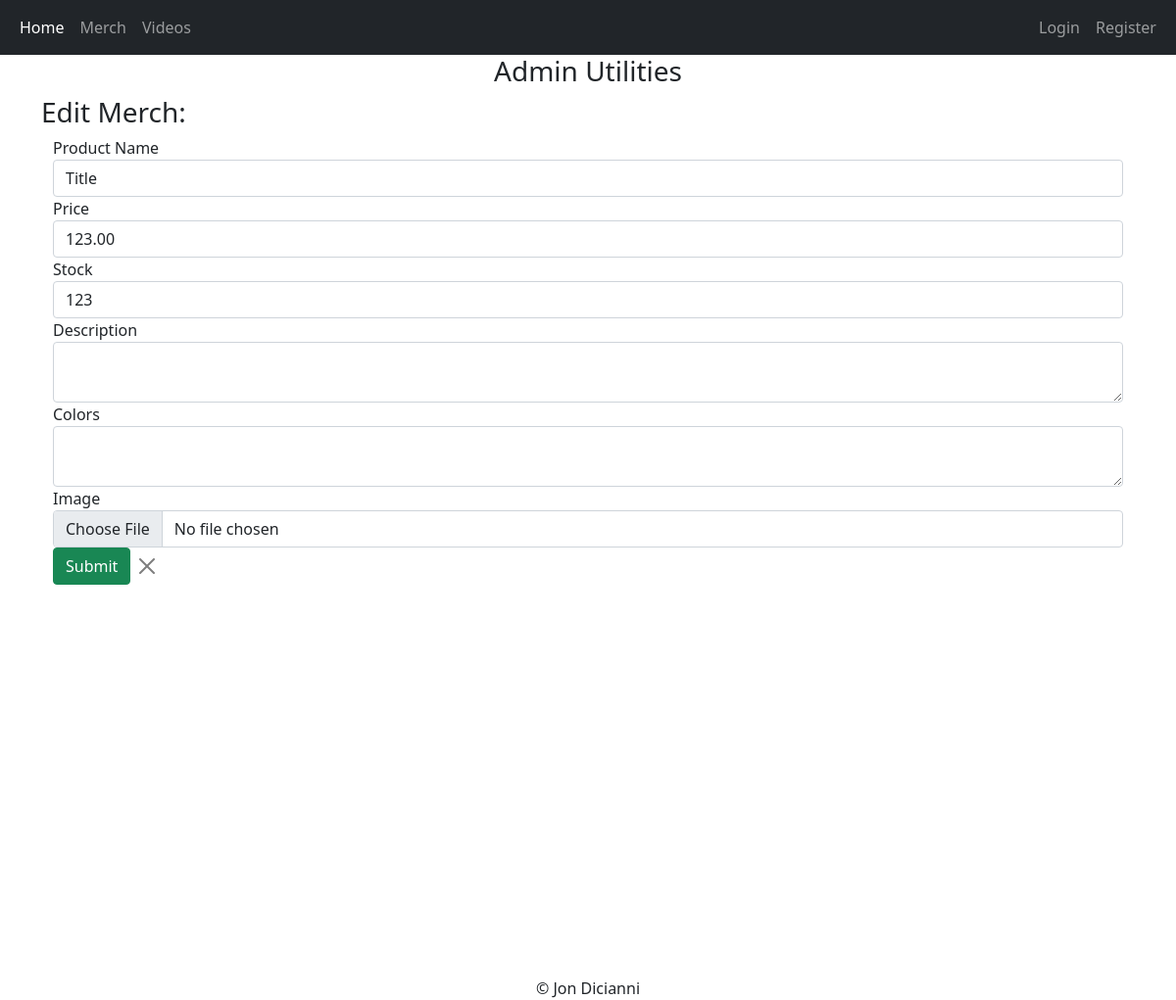
Screenshot of /updateproduct/7 with the database file from the repository.
### app/models.py (models this page shows, shortened)
class Product(db.Model):
    id = db.Column(db.Integer, primary_key=True)
    name = db.Column(db.String(200), nullable=False)
    price = db.Column(db.Numeric(10,2), nullable=False)
    stock = db.Column(db.Integer, nullable=False)
    colors = db.Column(db.Text, nullable=False)
    description = db.Column(db.Text, nullable=False)
    date_created = db.Column(db.DateTime, nullable=False, default=datetime.utcnow)
    image = db.Column(db.String(150), nullable=False, default='image.jpg')

### app/routes.py (the view, shortened to what this page needs)
@app.route('/updateproduct/<int:product_id>', methods=['GET', 'POST'])
def updateproduct(product_id):
    product = Product.query.get_or_404(product_id)
    form = AddProduct()
    return render_template('updateproduct.html', product=product, form=form)

### app/forms.py
class AddProduct(FlaskForm):
    name = StringField('Product Name', validators=[DataRequired()])
    price = IntegerField('Price', validators=[DataRequired()])
    stock = IntegerField('Stock', validators=[DataRequired()])
    description = TextAreaField('Description', validators=[DataRequired()])
    colors = TextAreaField('Colors', validators=[DataRequired()])
    image = FileField('Image', validators=[FileRequired(), FileAllowed(['jpg','png', 'gif', 'jpeg'])])
    submit = SubmitField()

### app/templates/updateproduct.html (shortened to what this page needs)
{% extends 'base.html' %}
{% block content %}
<h3 class='text-center'>Admin Utilities</h3>
<h3>Edit Merch:</h3>
<div class="container">
    <form action="" autocomplete="off" method="post" enctype="multipart/form-data">
        <div class="form-group">
            <fieldset>
                {{ form.name.label }}
                {{ form.name(class='form-control', value=product.name) }}
            </fieldset>
            <fieldset>
                {{ form.price.label }}
                {{ form.price(class='form-control', value=product.price) }}
            </fieldset>
            <fieldset>
                {{ form.stock.label }}
                {{ form.stock(class='form-control', value=product.stock) }}
            </fieldset>
            <fieldset>
                {{ form.description.label }}
                {{ form.description(class='form-control', value=product.description) }}
            </fieldset>
            <fieldset>
                {{ form.colors.label }}
                {{ form.colors(class='form-control', value=product.colors) }}
            </fieldset>
            <fieldset>
                {{ form.image.label }}
                {{ form.image(class='form-control', placeholder='Image') }}
            </fieldset>
        </div>
        {{ form.submit(class='btn btn-success') }}
        <a href="{{url_for('admin')}}" class='btn btn-close'></a>
    </form>
</div>
{% endblock content %}

### rows the page displays
Product: name "Title", price "123.00", stock "123"
